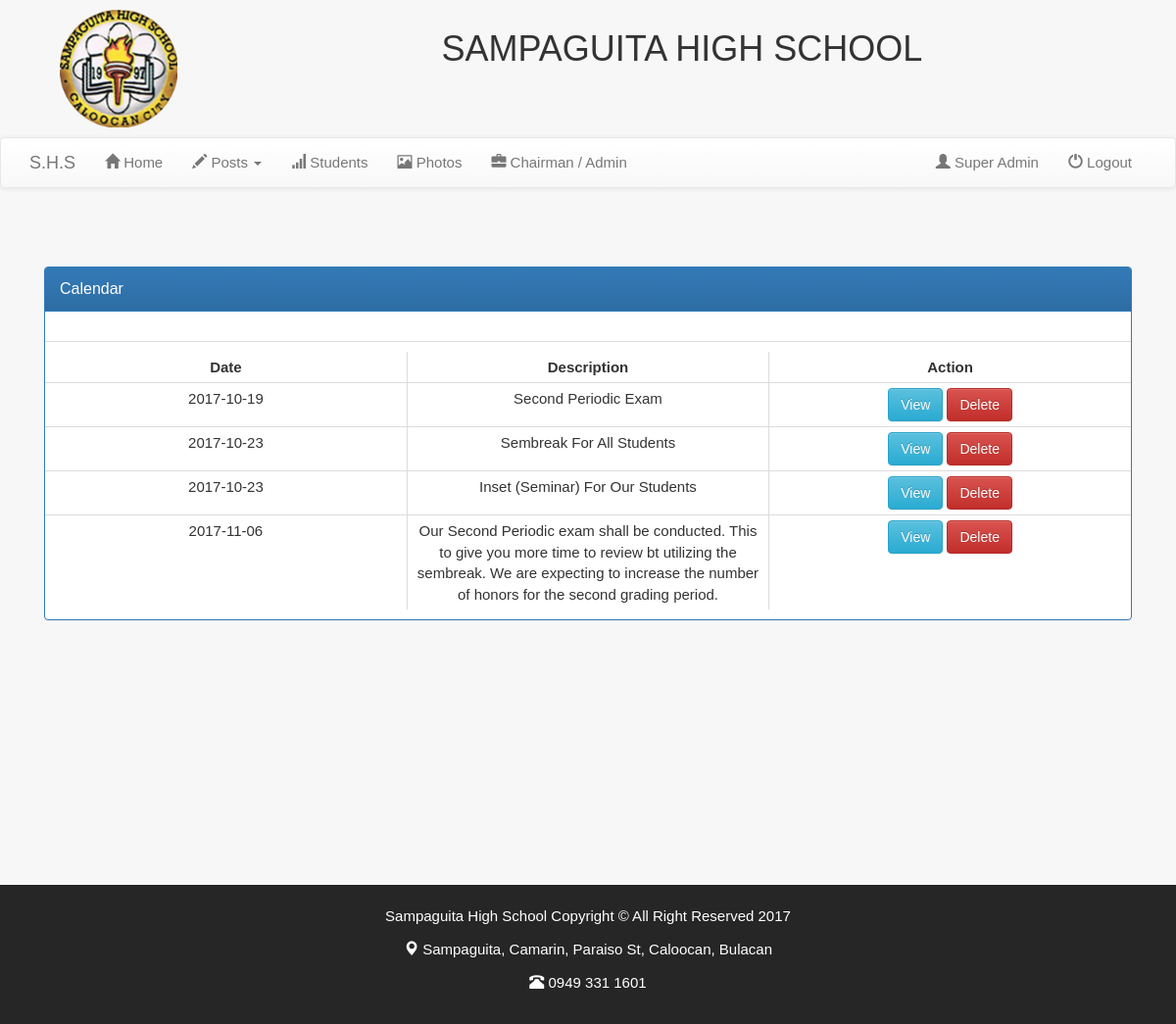
Page /superadmin/viewcalendar.php (signed in) on the committed database.
### tables this page shows
CREATE TABLE `calendar` (
  `id` int(11) NOT NULL,
  `day` date NOT NULL,
  `event` varchar(255) NOT NULL
);

### superadmin/viewcalendar.php (the view, shortened to what this page needs)
<?php
include 'db.php';
if(!isset($_SESSION['usersuper']))
{
  header('location:../user/studentportal.php');
}
else
{
?>
<!DOCTYPE html>
<html>
<head>
      <link rel="stylesheet" type="text/css" href="../css/sweetalert.css" >
      <link rel="stylesheet" href="../css/bootstrap.min.css">
       <link rel="stylesheet" href="../css/style.css">
       <link rel="stylesheet" href="../css/animate.css">
       <link rel="stylesheet" href="../css/bootstrap-theme.min.css">
       <link rel="stylesheet" href="../css/bootstrapValidator.css">
</head>
<body>
 <header class="container text-center animated fadeInDown" id="header-logo" >
 <div class="col-md-2 ">
    <img src="images/logo.png" height="120">
  </div>
  <h1 style="font-style: forte;">SAMPAGUITA HIGH SCHOOL</h1>
</header>
 <nav class="navbar navbar-default">
    <div class="container">
        <div class="navbar-header">
     <a class="navbar-brand" href="index.php">S.H.S</a>
    </div>
    <div class="navbar-body">
    <div class="collapse navbar-collapse" id="bs-example-navbar-collapse-1">
      <ul class="nav navbar-nav">
      <li><a href="index.php"><span class="glyphicon glyphicon-home"></span> Home</a></li>
           <li class="dropdown">
            <a class="dropdown-toggle" data-toggle="dropdown" href="requirements.php"><span class="glyphicon glyphicon-pencil"></span> Posts <span class="caret"></span></a>
             </li>
            <li><a href="students.php"><span class="glyphicon glyphicon-signal"></span> Students</a></li>
      <li><a href="photos.php"><span class="glyphicon glyphicon-picture"></span> Photos</a></li>
      <li><a href="admin.php"><span class="glyphicon glyphicon-briefcase"></span> Chairman / Admin</a></li>
      </ul>
       <ul class="nav navbar-nav navbar-right">
           <li><a href="index.php"><span class="glyphicon glyphicon-user"></span>
           <?php if(isset($_SESSION['usersuper'])){
            echo $_SESSION['usersuper'];}
            ?> </a></li>
            <li><a href="logout.php"><span class="glyphicon glyphicon-off"></span> Logout</a></li>
          </ul>
      </div>
    </div>
   </div>
  </nav>
<br><br>
<br><br>
  <div class="container" style="position: relative; top: -60px; margin-bottom: 190px;">
    <div class="row">
    <br>
        </div>
      <div class="col-md-12">
        <div class="panel panel-primary">
          <div class="panel-heading">
            <div class="panel-title">Calendar</div>
          </div>
          <div class="panel-body">
          </div>
          <div class="table-container table-responsive">
          <table class="table table-hover table-condensed table-bordered table-responsive table-container" style="margin: 10px 0px 10px 0px;">
            <thead>
              <tr>
                <th width="20%"><center>Date</center></th>
                <th width="20%"><center>Description</center></th>
                <th width="20%"><center>Action</center></th>
              </tr>
            </thead>
            <tbody>
               <?php
                $sql= "SELECT * FROM calendar";
                $result = mysqli_query($db, $sql);
                  while($row = mysqli_fetch_array($result))
                  {
                    $day=$row['day'];
                    $event =$row['event'];
                ?>
                <tr>
                  <td class="text-center"><?php echo$day;?></td>
                  <td class="text-center"><?php echo$event;?></td>
                  <td class="text-center"><a href="calendars.php?id=<?php echo $row['id']; ?>" class="btn btn-info ">View</a>
                <a href="deletecalendar.php?id=<?php echo $row['id']; ?>"
                class="btn btn-danger">Delete</a>
                  </td>
                </tr>
                 <?php
                  }
                  ?>
            </tbody>
          </table>
          </div>
        </div>
      </div>
    </div>
 <footer id="footer">
    <p>Sampaguita High School Copyright &copy; All Right Reserved 2017 </p>
    <p><span class="glyphicon glyphicon-map-marker"></span> Sampaguita, Camarin, Paraiso St, Caloocan, Bulacan</p>
    <p><span class="glyphicon glyphicon-phone-alt"></span>  0949 331 1601</p>
</footer>
</body>
</html>
<?php
}
?>

### css/style.css (style rules this page uses)
body { padding: 0px; margin:0px; font-family: arial,helvetica,sans-serif,verdana; line-height: 1.6em; font-size: 15px; background-color: #f7f7f7; }
#header-logo { padding: 10px; }
#footer { background-color:#262626; color:white; text-align: center; padding: 20px; margin-top: 100px; }

### rows in the picture
calendar: day "2017-10-19", event "Second Periodic Exam"
calendar: day "2017-10-23", event "Sembreak For All Students"
calendar: day "2017-10-23", event "Inset (Seminar) For Our Students"
calendar: day "2017-11-06", event "Our Second Periodic exam shall be conducted. This to give you more time to review bt utilizing the sembreak. We are expecting to increase the number of honors for the second grading period."

### other values in the picture
$_SESSION['usersuper'] "Super Admin"
